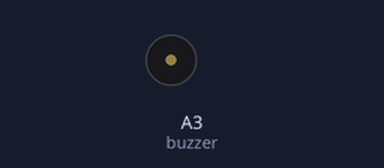
Simulated run of this sketch. Board: Arduino Uno, built with avr-gcc and run on an emulated ATmega328P. Shown: buzzer (waves = sounding).

Above: at 0.5 s.
Timing chart, 0 to 3.0 s (numbered marks = the images above):
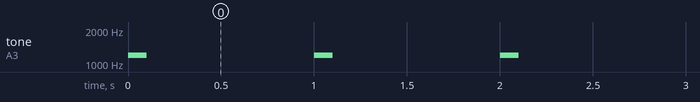

The sketch:

servoRFID.ino
```cpp
int buzzer = A3;


void setup() {

  pinMode(buzzer, OUTPUT);

}

void loop() {

    tone(buzzer, 1200, 100);
    delay(1000);

}
```

Measured:
- by itself, tone on A3 (buzzer): alternates 1200 Hz for 0.10 s and silent for 0.90 s
